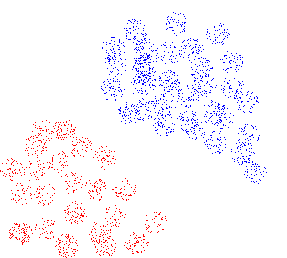
#> input picture Lab10 - Perceptron Linear Classifier/test/test06.bmp, 287 x 258 px
$ python main.py
#> lines starting #> are read from the running program, lines starting #| are printed output that depends on the picture; long printed decimals are rounded
import matplotlib.pyplot as plt
import matplotlib.image as mpimg
import numpy as np
from tqdm import tqdm
import random


def open_image(path):
#> called with path = './test/test06.bmp'
    return mpimg.imread(path)
#> returned value is the input picture: shape (258, 287, 4); mean R, G, B, A 249.6, 245.9, 251.3, 255


# [7 lines left out: function print_points, not called in this run]


def get_training_set(image):
    coord_blue = np.argwhere(image[:, :, 0] == 0)
#> coord_blue = 1564 pairs, first value 12 to 183, second value 101 to 266
    coord_red = np.argwhere(image[:, :, 2] == 0)
#> coord_red = 1074 pairs, first value 120 to 257, second value 0 to 166
    X = np.concatenate((coord_red, coord_blue), axis=0)
#> X = 2638 pairs, first value 12 to 257, second value 0 to 266
    y = np.concatenate((np.zeros(len(coord_red)), np.ones(len(coord_blue))), axis=None)
#> y = 2638 values from 0 to 1
    return X, y


def step_function(z):
    return 1.0 if (z > 0) else 0.0


def step_function_batch(z):
    return np.where(z > 0.0, 1.0, 0.0)


# [21 lines left out: function perceptron, not called in this run]


def calculate_gradients(X, y, yhat):
    return (1 / X.shape[0]) * np.dot(X.T, (yhat - y))


# [16 lines left out: function perceptron_batch, not called in this run]


############################ new try ###########################
def sigmoid(z):
    return 1.0 / (1 + np.exp(-z))


# def loss(y, y_hat):
#     loss = -np.mean(y * (np.log(y_hat)) - (1 - y) * np.log(1 - y_hat))
#     return loss

def loss(y, y_hat):
    loss = -np.mean(y**2 - y_hat**2)
    return loss


def gradients(X, y, y_hat):
    # m-> number of training examples.
    m = X.shape[0]

    # Gradient of loss w.r.t weights.
    dw = (1 / X.shape[0]) * np.dot(X.T, (y_hat - y))

    # Gradient of loss w.r.t bias.
    db = (1 / X.shape[0]) * np.sum((y_hat - y))

    return dw, db


# [8 lines left out: function normalize, not called in this run]


def perceptron_batch_1(X, y, bs, lr, epochs):
    m, n = X.shape

    # Initializing weights and bias to zeros.
    theta = np.random.uniform(low=0.001, high=1, size=(n + 1, 1))
    # theta = np.zeros((n+1, 1))

    # Reshaping y.
    y = y.reshape(m, 1)

    # Normalizing the inputs.
    # x = normalize(X)
    x = X

    # Empty list to store losses.
    losses = []

    # Training loop.
    for epoch in range(epochs):
        for i in range((m - 1) // bs + 1):
            # Defining batches. SGD.
            start_i = i * bs
            end_i = start_i + bs
            xb = x[start_i:end_i]
            yb = y[start_i:end_i]

            # Calculating hypothesis/prediction.
            y_hat = sigmoid(np.dot(xb, theta[:-1]) + theta[-1])

            # Getting the gradients of loss w.r.t parameters.
            dw, db = gradients(xb, yb, y_hat)

            # Updating the parameters.
            theta[:-1] -= lr * dw
            theta[-1] -= lr * db

        # Calculating loss and appending it in the list.
        l = loss(y, sigmoid(np.dot(X, theta[:-1]) + theta[-1]))
        losses.append(l)

    # returning weights, bias and losses(List).
    return theta, losses


# [20 lines left out: function plot_decision_boundary, not called in this run]


def plot_decision_boundary_2(X, theta, loss_val, image):
    print(theta)
    w = theta[:-1]
    b = theta[-1]
    x1 = [min(X[:, 0]), max(X[:, 0])]
    m = -w[0] / w[1]
    c = -b / w[1]
    x2 = m * x1 + c

    # Plotting
    plt.imshow(image)
    plt.plot(X[:, 1][y == 0], X[:, 0][y == 0], "g^")
    plt.plot(X[:, 1][y == 1], X[:, 0][y == 1], "bs")
    plt.xlabel("feature 1")
    plt.ylabel("feature 2")
    plt.title('Decision Boundary')
    plt.plot(x2, x1, 'y-')
    plt.show()
    if loss_val:
        plt.title('Loss values per epoch')
        plt.xlabel('Epochs')
        plt.plot(loss_val)
        plt.show()


if __name__ == '__main__':
    image = open_image('./test/test06.bmp')
    X, y = get_training_set(image)
#> y = 2638 values from 0 to 1
    # theta, miss_l = perceptron(X, y, 0.001, 10)
    theta, losses = perceptron_batch_1(X, y, X.shape[0], 0.001, 330)
#> in perceptron_batch_1, `x = X`: x has the same summary as X in get_training_set
#> the loop in perceptron_batch_1, `for epoch in range(epochs):` made 330 passes
#> l on passes 1 to 3: 0.407, 0.407, 0.407
#> after the loop in perceptron_batch_1, `for epoch in range(epochs):`: losses = 330 values, max 0.407 at index 0, min -3.82e-08 at index 329, mean 0.0115; theta = [-0.299, 0.362, 0.599]
#> theta = [-0.299, 0.362, 0.599]
    # plot_decision_boundary(X, theta, losses, image)
    plot_decision_boundary_2(X, theta, losses, image)
#| [[-0.2987]
#|  [ 0.3618 ]
#|  [ 0.5988 ]]
#> in plot_decision_boundary_2, `w = theta[:-1]`: w = [-0.299, 0.362]
#> in plot_decision_boundary_2, `b = theta[-1]`: b = [0.599]
#> in plot_decision_boundary_2, `x1 = [min(X[:, 0]), max(X[:, 0])]`: x1 = [12, 257]
#> in plot_decision_boundary_2, `m = -w[0] / w[1]`: m = [0.826]
#> in plot_decision_boundary_2, `c = -b / w[1]`: c = [-1.65]
#> in plot_decision_boundary_2, `x2 = m * x1 + c`: x2 = [8.25, 210.5]
#> in plot_decision_boundary_2, `plt.show()`:
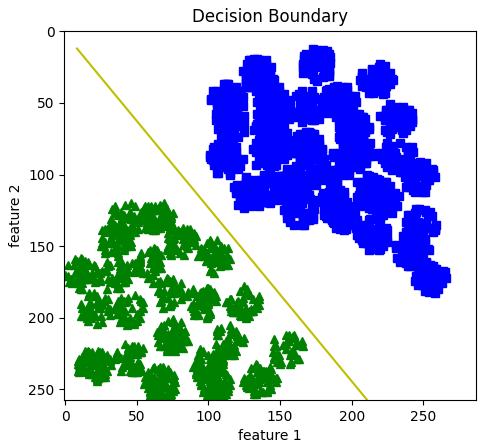
#> figure drawn by matplotlib, 1 panel
#> in plot_decision_boundary_2, `plt.show()`:
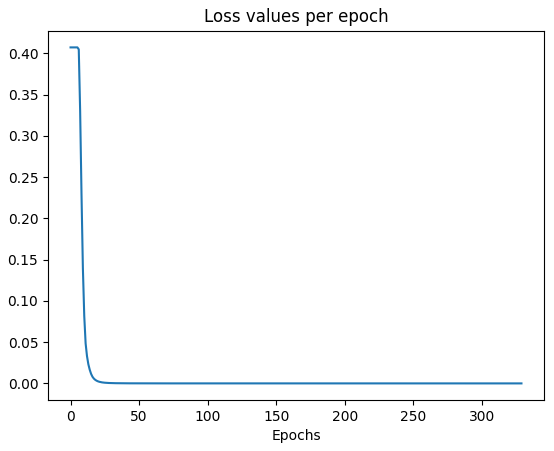
#> figure drawn by matplotlib, 1 panel; curve peaks at x = 0, y = 0.407
    # print(f'final missed: {miss_l[-1]}')

$ run again, with Lab10 - Perceptron Linear Classifier/test/test01.bmp copied over Lab10 - Perceptron Linear Classifier/test/test06.bmp
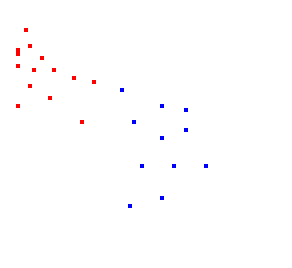
#> input picture Lab10 - Perceptron Linear Classifier/test/test01.bmp, 73 x 67 px (shown 4 times larger)
#> in open_image, returned value is the input picture: shape (67, 73, 4); mean R, G, B, A 254.4, 253.7, 254.3, 255
#> coord_blue = [[22, 30], [26, 40], [27, 46], [30, 33], [32, 46], [34, 40], [41, 35], [41, 43], [41, 51], [49, 40], [51, 32]]
#> coord_red = 14 rows, first 8: [7, 6], [11, 7], [12, 4], [13, 4], [14, 10], [16, 4], [17, 8], [17, 13]
#> in get_training_set, `X = np.concatenate((coord_red, coord_blue), axis=0)`: X = 25 pairs, first value 7 to 51, second value 4 to 51
#> in get_training_set, `y = np.concatenate((np.zeros(len(coord_red)), np.ones(len(coord_blue))..`: y = 25 values from 0 to 1
#> x has the same summary as X in get_training_set
#> the loop in perceptron_batch_1, `for epoch in range(epochs):` made 330 passes
#> l on passes 1 to 3: 0.56, 0.56, 0.56
#> after the loop in perceptron_batch_1, `for epoch in range(epochs):`: losses = 330 values, max 0.56 at index 0, min 0.00978 at index 329, mean 0.132; theta = [-0.21, 0.251, 0.526]
#| [[-0.2104 ]
#|  [ 0.2508]
#|  [ 0.5259]]
#> w = [-0.21, 0.251]
#> b = [0.526]
#> x1 = [7, 51]
#> in plot_decision_boundary_2, `m = -w[0] / w[1]`: m = [0.839]
#> c = [-2.1]
#> x2 = [3.78, 40.69]
#> in plot_decision_boundary_2, `plt.show()`:
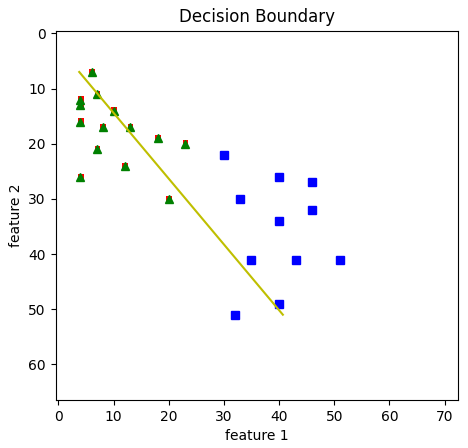
#> figure drawn by matplotlib, 1 panel
#> in plot_decision_boundary_2, `plt.show()`:
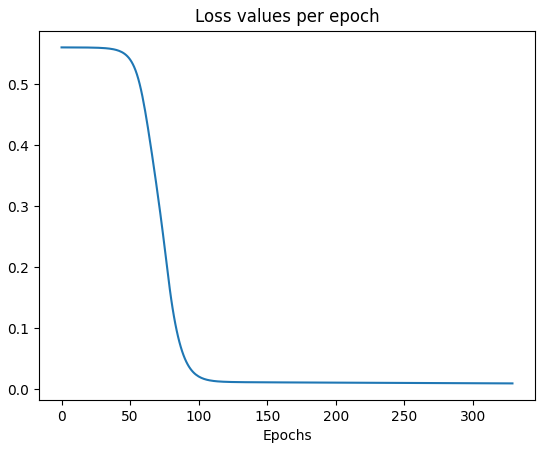
#> figure drawn by matplotlib, 1 panel; curve peaks at x = 0, y = 0.56

$ run again, with Lab10 - Perceptron Linear Classifier/test/test02.bmp copied over Lab10 - Perceptron Linear Classifier/test/test06.bmp
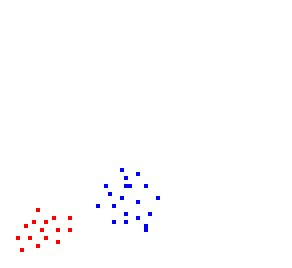
#> input picture Lab10 - Perceptron Linear Classifier/test/test02.bmp, 73 x 67 px (shown 4 times larger)
#> in open_image, returned value is the input picture: shape (67, 73, 4); mean R, G, B, A 254, 253.2, 254.2, 255
#> coord_blue = 20 rows, first 8: [42, 30], [43, 34], [44, 31], [46, 26], [46, 31], [46, 32], [46, 36], [48, 27]
#> coord_red = 15 rows, first 8: [52, 9], [54, 13], [54, 17], [55, 8], [55, 11], [56, 6], [57, 10], [57, 14]
#> in get_training_set, `X = np.concatenate((coord_red, coord_blue), axis=0)`: X = 35 pairs, first value 42 to 62, second value 4 to 39
#> in get_training_set, `y = np.concatenate((np.zeros(len(coord_red)), np.ones(len(coord_blue))..`: y = 35 values from 0 to 1
#> x has the same summary as X in get_training_set
#> the loop in perceptron_batch_1, `for epoch in range(epochs):` made 330 passes
#> l on passes 1 to 3: 0.429, 0.429, 0.429
#> after the loop in perceptron_batch_1, `for epoch in range(epochs):`: losses = 330 values, max 0.429 at index 0, min -0.00842 at index 231, mean 0.03; theta = [-0.236, 0.573, 0.589]
#| [[-0.2357]
#|  [ 0.5732]
#|  [ 0.5894]]
#> w = [-0.236, 0.573]
#> b = [0.589]
#> x1 = [42, 62]
#> in plot_decision_boundary_2, `m = -w[0] / w[1]`: m = [0.411]
#> c = [-1.03]
#> x2 = [16.24, 24.47]
#> in plot_decision_boundary_2, `plt.show()`:
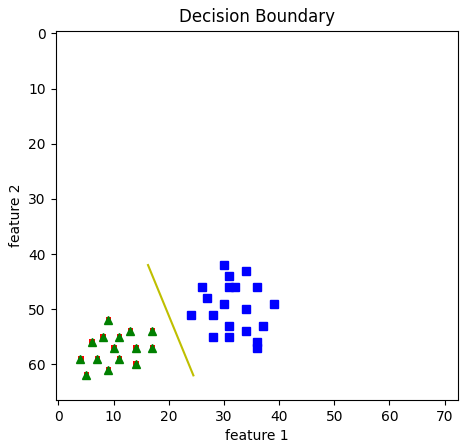
#> figure drawn by matplotlib, 1 panel
#> in plot_decision_boundary_2, `plt.show()`:
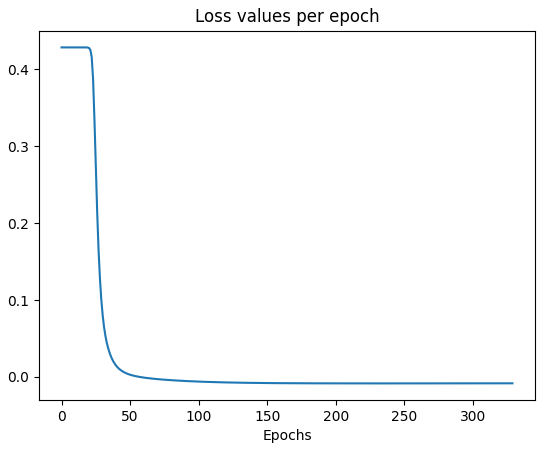
#> figure drawn by matplotlib, 1 panel; curve peaks at x = 0, y = 0.429

$ run again, with Lab10 - Perceptron Linear Classifier/test/test03.bmp copied over Lab10 - Perceptron Linear Classifier/test/test06.bmp
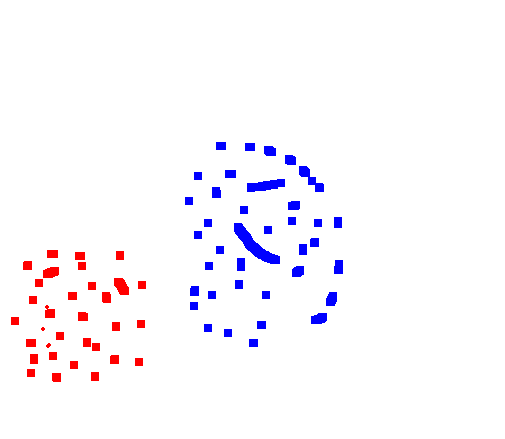
#> input picture Lab10 - Perceptron Linear Classifier/test/test03.bmp, 505 x 439 px
#> in open_image, returned value is the input picture: shape (439, 505, 4); mean R, G, B, A 250.4, 247.6, 252.2, 255
#> coord_blue = 4039 pairs, first value 142 to 346, second value 185 to 342
#> coord_red = 2417 pairs, first value 250 to 381, second value 11 to 145
#> in get_training_set, `X = np.concatenate((coord_red, coord_blue), axis=0)`: X = 6456 pairs, first value 142 to 381, second value 11 to 342
#> in get_training_set, `y = np.concatenate((np.zeros(len(coord_red)), np.ones(len(coord_blue))..`: y = 6456 values from 0 to 1
#> x has the same summary as X in get_training_set
#> the loop in perceptron_batch_1, `for epoch in range(epochs):` made 330 passes
#> l on passes 1 to 3: 0.374, 0.374, 0.374
#> after the loop in perceptron_batch_1, `for epoch in range(epochs):`: losses = 330 values, max 0.374 at index 0, min 1.65e-07 at index 329, mean 0.00665; theta = [-0.27, 0.492, 0.601]
#| [[-0.2698]
#|  [ 0.4921]
#|  [ 0.6005]]
#> w = [-0.27, 0.492]
#> b = [0.601]
#> x1 = [142, 381]
#> in plot_decision_boundary_2, `m = -w[0] / w[1]`: m = [0.548]
#> c = [-1.22]
#> x2 = [76.63, 207.7]
#> in plot_decision_boundary_2, `plt.show()`:
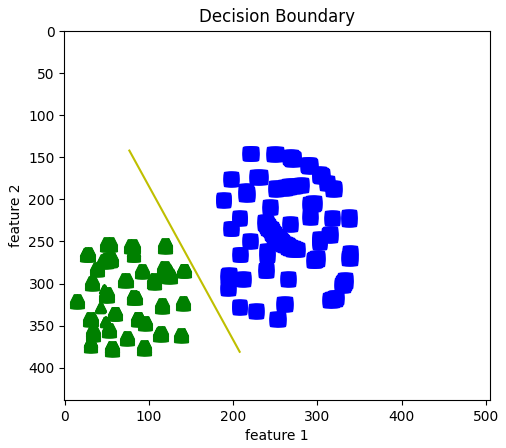
#> figure drawn by matplotlib, 1 panel
#> in plot_decision_boundary_2, `plt.show()`:
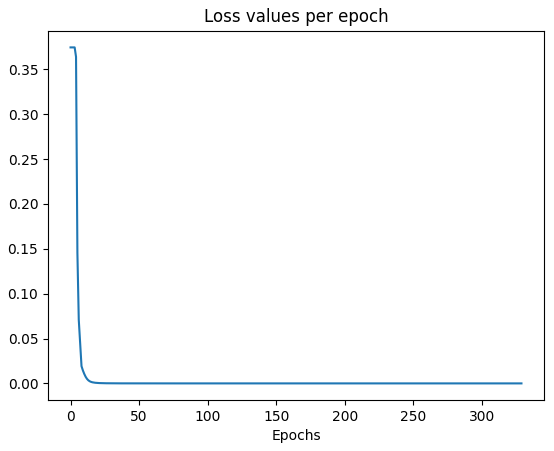
#> figure drawn by matplotlib, 1 panel; curve peaks at x = 0, y = 0.374
